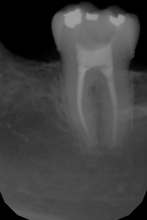
%> input picture Xray_Portugal/Cluster/mfiles/rx4.jpg, 147 x 220 px, shrunk from 1023 x 1536 before the run
$ octave Tests_ref.m   (GNU Octave 9; MATLAB toolbox functions it lacks are replaced by stand-ins)
%> lines starting %> are read from the running program, lines starting %| are printed output that depends on the picture; in (x1, y1, x2, y2) boxes, pixels count from 0 and x2, y2 are one past the last pixel; in counts of white or black regions, pixels touching at a corner belong together; the program's own positions count from 1
%%%%%%%%%%%
%% Lancement de tests
%%%%%%%%%%%%%%
clc
clear all
close all

% mode == 1 : affichage sur même figure
% mode == 2 : génération de 7 figures
mode = 2;

imageName = 'rx4.jpg';
imageNameShort = 'rx4';


I1=imread(imageName);
%> I1 is the input picture: size 220x147x3 uint8; min 0, max 159, mean 65.1
I=double(I1(:,:,1));
disp('Taille de l image')
[n1,m1,p]=size(I);
%> n1 = 220; m1 = 147; p = 1

seuil=[];


if(mode == 1)
  figure
  hold on
  colormap('gray');
  subplot(3,3,1)
   d = edge(I,'sobel',seuil);
   %figure
   imshow(d)
  %imagesc(I1)
  title(['Original data ' ]);
else
  figure
  colormap('gray');
  %imagesc(I1)
   d = edge(I,'sobel',seuil);
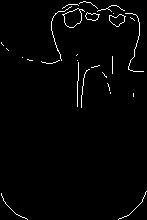
%> d: size 220x147 logical; 1.8% white in thin lines or dots
        figure
        imshow(d)
  title(['Original data ' ]);
  saveName = [ imageNameShort, '_Original'];
  saveas(gcf, saveName, 'jpg');
end

% Nombre de classes
k=3;

for k=4


% [7 lines of commented-out code are left out]

for choix=1:6

  if choix<=2

    % Pour une segmentation en niveau de gris
    disp('Premier jeu de données')
    points2=zeros(n1*m1,1);
    points=I(:);

    %%Taille du jeu de données
    disp('nbre de points')
    [n,m]=size(points);

    %% Méthode 1 ou 2 : Global Kmeans avec distance niveau de gris L1 ou L2
    disp('Test du Global Kmeans L1 ou L2')
    [Er,M,nb] = GlobalKmeans(points,[],k,0,0,0,choix);
    %dyn=1 fast global kmeans ,
    %dyn=4 global kmeans
    %dyn=0 for random initialisation

    [distance]=sqdist(M',points',choix);
    [~,IDX]=min(distance',[],2);

    if mode==1
     if choix==1
        subplot(3,3,2)
      else
        subplot(3,3,3)
      end
      I4=reshape(IDX,n1,m1);
      I4=ipermute(I4,[1,2,3]);
       d = edge(I4,'sobel',seuil);

        imshow(d)
      %I5=uint8(I4);

      %imagesc(I5)
      %rotate3d on
      if choix==1
        title('Global Kmeans i1')
      else
        title('Global Kmeans i2')
      end
    else
      figure
      colormap('gray');
      I4=reshape(IDX,n1,m1);
      I4=ipermute(I4,[1,2,3]);
        d = edge(I4,'sobel',seuil);

        imshow(d)
      %I5=uint8(I4);
      %imagesc(I5)
      %rotate3d on
      if choix==1
        title('Global Kmeans i1')
        saveName = [ imageNameShort, '_', num2str(k), '_GlobalKmeans_i1'];
      else
        title('Global Kmeans i2')
        saveName = [ imageNameShort, '_', num2str(k), '_GlobalKmeans_i2'];
      end
      saveas(gcf, saveName, 'jpg');
    end

    %DetectContour

  elseif choix<=4

    %Pour une segmentation géométrique + niveau de gris
    disp('Deuxième jeu de données')
    Data=zeros(n1*m1,3);
    for i=1:n1
      for j=1:m1
        Data((i-1)*m1+j,:)=[i/n1,j/m1,I(i,j)/256];
      end
    end
    points=Data;

    %%Taille du jeu de données
    disp('nbre de points')
    [n,m]=size(points);

    %% Méthode 3 ou 4 : Global Kmeans avec distance géométrique
    disp('Test du Global Kmeans Géométrique L')
    [Er,M,nb] = GlobalKmeans(points,[],k,0,0,0,choix-2);
    %dyn=1 fast global kmeans ,
    %dyn=4 global kmeans
    %dyn=0 for random initialisation

    [distance]=sqdist(M',points',choix-2);
    [~,IDX]=min(distance',[],2);

    if mode == 1
      if choix==3
        subplot(3,3,5)
      else
        subplot(3,3,6)
      end

      I4=reshape(IDX,m1,n1);
      I4=ipermute(I4,[2,1,3]);
       d = edge(I4,'sobel',seuil);

        imshow(d)
      %I5=uint8(I4);
      %imagesc(I5)
      if choix==3
        title('Global Kmeans g2i1')
      else
        title('Global Kmeans g2i2')
      end
    else
      figure
      colormap('gray');
      I4=reshape(IDX,m1,n1);
      I4=ipermute(I4,[2,1,3]);
       d = edge(I4,'sobel',seuil);

        imshow(d)
      %I5=uint8(I4);
      %imagesc(I5)
      if choix==3
        title('Global Kmeans g2i1')
        saveName = [ imageNameShort, '_', num2str(k), '_GlobalKmeans_g2i1'];
      else
        title('Global Kmeans g2i2')
        saveName = [ imageNameShort, '_', num2str(k), '_GlobalKmeans_g2i2'];
      end
      saveas(gcf, saveName, 'jpg');
    end
    %DetectContour

  else
    % Pour une segmentation en niveau de gris
    disp('Premier jeu de données')
    points2=zeros(n1*m1,1);
    points=I(:);

    %%Taille du jeu de données
    disp('nbre de points')
    [n,m]=size(points);


    %% Méthode 5 ou 6 : Algorithme Kmeans sur image
    disp('Test du Kmeans')
    if choix==5
      disp('Distance L1')
      [IDX,C]=kmeans(points,k,'start','uniform','distance','cityblock');
    else
      disp('Distance L2')
      [IDX,C]=kmeans(points,k,'start','uniform');
    end

    if mode == 1
      if choix==5
        subplot(3,3,8)
      else
        subplot(3,3,9)
      end

      I4=reshape(IDX,n1,m1);
      I4=ipermute(I4,[1,2,3]);
       d = edge(I4,'sobel',seuil);

        imshow(d)
      %I5=uint8(I4);
      %imagesc(I5)
      %rotate3d on
      if(choix == 5)
        title('Kmeans i1');
      else
        title('Kmeans i2');
      end
    else
      figure
      colormap('gray');
      I4=reshape(IDX,n1,m1);
      I4=ipermute(I4,[1,2,3]);
       d = edge(I4,'sobel',seuil);

        imshow(d)
      %I5=uint8(I4);
      %imagesc(I5)
      %rotate3d on
      if(choix == 5)
        title('Kmeans i1');
        saveName = [ imageNameShort, '_', num2str(k), '_Kmeans_i1'];
      else
        title('Kmeans i2');
        saveName = [ imageNameShort, '_', num2str(k), '_Kmeans_i2'];
      end
      saveas(gcf, saveName, 'jpg');
    end

  end %if

end % for choix=1:6

%close all

end % for k=3:8
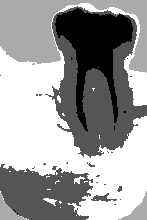
%> I4: size 220x147 double; min 1, max 4, mean 2.86; drawn with min black and max white
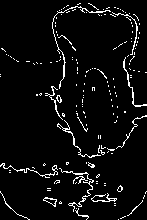
%> d: size 220x147 logical; 5.1% white in thin lines or dots
%> after the loop, C = [119.9; 82.83; 2.61; 60.89]; Er = 198.2; M = [0.28 0.643 0.425; 0.69 0.756 0.274; 0.219 0.408 0.0152; 0.624 0.241 0.254]; m = 1; n = 32340; nb = 0; saveName = 'rx4_4_Kmeans_i2'

$ run again, with Xray_Portugal/Cluster/mfiles/rx2.jpg copied over Xray_Portugal/Cluster/mfiles/rx4.jpg
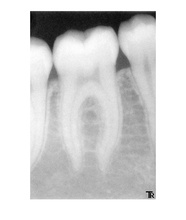
%> input picture Xray_Portugal/Cluster/mfiles/rx2.jpg, 186 x 220 px, shrunk from 506 x 598 before the run
%> I1 is the input picture: size 220x186x3 uint8; min 4, max 255, mean 213.4
%> after the loop `for k=4`:
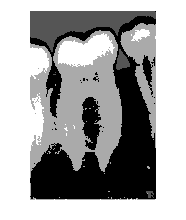
%> I4: size 220x186 double; min 1, max 4, mean 2.92; drawn with min black and max white
%> after the loop `for k=4`:
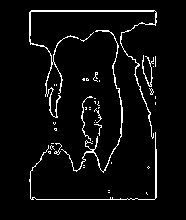
%> d: size 220x186 logical; 4.7% white in thin lines or dots, all inside (x1, y1, x2, y2) = (29, 10, 157, 200)
%> after the loop `for k=4`: C = [178.2; 42.4; 215.7; 253.3]; Er = 386.6; M = [0.509 0.485 0.989; 0.644 0.555 0.696; 0.127 0.442 0.167; 0.44 0.5 0.841]; m = 1; n = 40920; nb = 0; saveName = 'rx4_4_Kmeans_i2'

$ run again, with Xray_Portugal/Cluster/mfiles/rx3.jpg copied over Xray_Portugal/Cluster/mfiles/rx4.jpg
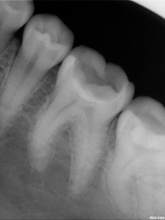
%> input picture Xray_Portugal/Cluster/mfiles/rx3.jpg, 165 x 220 px, shrunk from 1200 x 1600 before the run
%> I1 is the input picture: size 220x165x3 uint8; min 0, max 241, mean 100.7
%> after the loop `for k=4`:
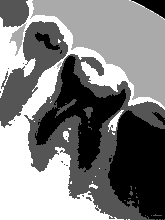
%> I4: size 220x165 double; min 1, max 4, mean 2.53; drawn with min black and max white
%> after the loop `for k=4`:
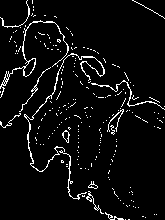
%> d: size 220x165 logical; 5% white in thin lines or dots
%> after the loop `for k=4`: C = [167.5; 126.2; 5.86; 87.75]; Er = 263.8; M = [0.663 0.766 0.66; 0.48 0.397 0.507; 0.176 0.697 0.024; 0.639 0.282 0.347]; m = 1; n = 36300; nb = 0; saveName = 'rx4_4_Kmeans_i2'

$ run again, with Xray_Portugal/Cluster/mfiles/rx5.jpg copied over Xray_Portugal/Cluster/mfiles/rx4.jpg
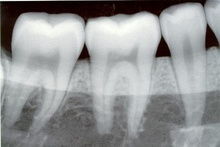
%> input picture Xray_Portugal/Cluster/mfiles/rx5.jpg, 220 x 147 px, shrunk from 446 x 298 before the run
%> I1 is the input picture: size 147x220x3 uint8; mean R, G, B 148.9, 150.1, 150.7
%> after the loop `for k=4`:
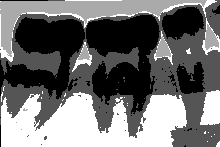
%> I4: size 147x220 double; min 1, max 4, mean 2.33; drawn with min black and max white
%> after the loop `for k=4`:
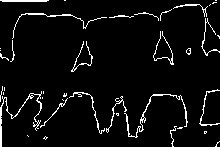
%> d: size 147x220 logical; 5.2% white in thin lines or dots
%> after the loop `for k=4`: C = [209.9; 163.6; 23.74; 110.1]; Er = 292.9; M = [0.356 0.459 0.823; 0.116 0.417 0.0967; 0.528 0.604 0.643; 0.792 0.456 0.434]; m = 1; n = 32340; nb = 0; saveName = 'rx4_4_Kmeans_i2'
